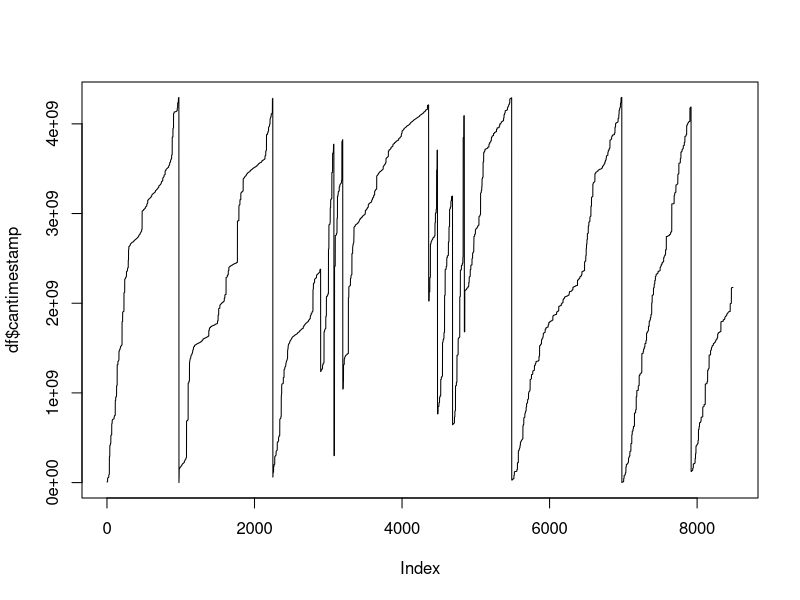

Write R code to recreate this figure.
## ---- chunk 1
library(tidyverse)
## ---- chunk 2
df <- read_csv2("raw_data/Tracking/rawdata20210610.csv")
df$data <- as.character(df$data)
## ---- chunk 3
mouse2 <- df %>% 
  filter(data==900133000459722 | data==900133000459721) %>%
  as.data.frame()
z <- mouse2$deviceid
rle(z)$values
## ---- chunk 4
head(as.data.frame(mouse2))
## ---- chunk 5
head(df)
## ---- chunk 6
range(df$cantimestamp)
df$time <- df$cantimestamp - min(df$cantimestamp)
df[1:10,]

plot(df$cantimestamp, type="l")
## ---- chunk 7
df
## ---- chunk 8
library(lubridate)
x <- strptime(as.character(df$datetimestamp),'%d.%m.%Y %H:%M:%S:%OS')
time_elapsed <- x[1] %--% x[50]
time_elapsed <- as.duration(time_elapsed)
time_period <- as.period(time_elapsed)
time_period
## ---- chunk 9
df$date <- format(as.POSIXct(df$datetimestamp,format="%m.%d.%Y %H:%M:%S:%OS"),"%m.%d.%Y")
  
df$time <- sub("^\\S+\\s+", '', df$datetimestamp)
  

xx <- strsplit(df$time, split=":")

xx
xxx <- matrix(unlist(xx), ncol = 4, byrow = TRUE)
xxx[,1]
xxx[,2]
xxx[,3]
as.numeric(xxx[,4])

ms<-
  (3600000 * as.numeric(xxx[,1])) +
(60000 * as.numeric(xxx[,2])) +
(1000 * as.numeric(xxx[,3])) +
(1 * as.numeric(xxx[,4]))


## ---- chunk 10
df
## ---- chunk 11

x <- c(17, 19, 17 , 3  ,9 , 3, 17, 19, 17,  3 , 9 , 3, 17 ,19, 17,  3 ,17,
       19 , 3 , 9 , 3 ,19,  3, 17,  3, 17,  9 , 3, 17, 19,  3, 17, 19  ,9 , 3)

#17-9
#3-19

# how do you identify "bad" combinations?

z <- c("a", "b", "a", "c", "d", "b")

#find row numbers in the original dataset (or number of element) that fail a criteria.
# e.g. a->c transitions


### use differences between values that trigger some criteria e.g. can't be -16 / +16
## use a transition matrix......   
# before-> after table - identify bad things.





